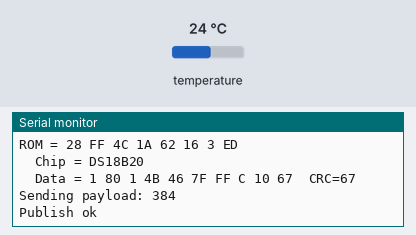
A sketch run on a simulated ESP8266 (NodeMCU). On the bench: the last lines printed to the serial monitor. The inputs (shaded band) are chosen by the test bench; at power-on: temperature 24 °C. WiFi joins after 1.5 s; servers stay silent unless stated; no MQTT or app messages arrive unless stated.

Above: at 2.7 s.
2.8 s: temperature set to 12 °C
At 8.4 s:
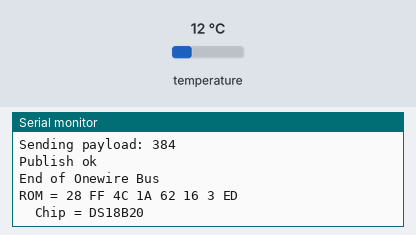
10.1 s: temperature set to 28 °C
At 16.0 s:
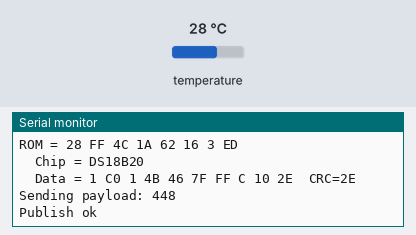
22.1 s: temperature set to 33 °C
At 27.7 s:
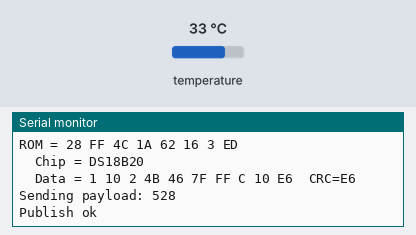
34.2 s: temperature set to 5 °C
At 39.4 s:
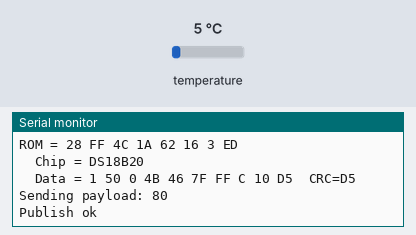
46.3 s: temperature set to 10 °C
At 51.2 s:
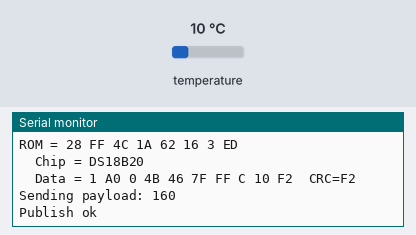
58.4 s: temperature set to 8 °C
At 64.2 s:
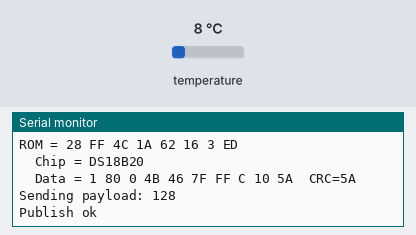
Timing chart, 0 to 65.7 s (numbered marks = the images above; inputs shaded):
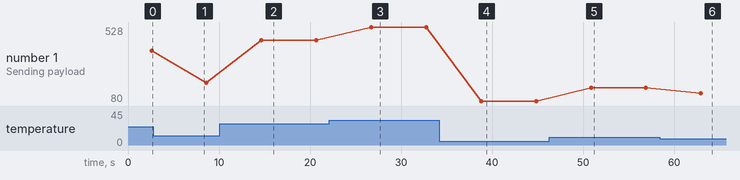

Measured:
- after the input at 10.1 s, the serial monitor: prints a new line after 4.6 s (image 2)
- after the input at 22.1 s, the serial monitor: prints a new line after 4.6 s (image 3)
- after the input at 34.2 s, the serial monitor: prints a new line after 4.6 s (image 4)
- after the input at 46.3 s, the serial monitor: prints a new line after 4.6 s (image 5)
- after the input at 58.4 s, the serial monitor: prints a new line after 4.5 s (image 6)
- plotted number 1: 384 → 192 after the input at 2.8 s, 192 → 448 after the input at 10.1 s, 448 → 528 after the input at 22.1 s, 528 → 80 after the input at 34.2 s, 80 → 160 after the input at 46.3 s

The sketch:

mqtt_esp_1.ino
```cpp
// mqtt_esp8266_ds1820_arduino
// A simple Sketch to read the Temperature from multiple DS18B20 and publish them to a MQTT-Server using a ESP8266.
// Compiles in the Arduino IDE for the ESP8266
// Based on:
// - https://github.com/esp8266/Arduino
// - https://github.com/knolleary/pubsubclient
// - https://gist.github.com/igrr/7f7e7973366fc01d6393
// - The example Sketch for the DS18B20 from the Arduino IDE

#include <PubSubClient.h>
#include <ESP8266WiFi.h>
#include <OneWire.h>

//Basic Wifi and MQTT-Server Information
const char* ssid = "your wifi ssid";
const char* password = "your wifi password";
char* server = "your MQTT Server";

//DS18B20 on GPIO2
OneWire  ds(2);

WiFiClient wifiClient;
PubSubClient client(server, 1883, callback, wifiClient);

void callback(char* topic, byte* payload, unsigned int length) {
  // handle message arrived
}

String macToStr(const uint8_t* mac)
{
  String result;
  for (int i = 0; i < 6; ++i) {
    result += String(mac[i], 16);
    if (i < 5)
      result += ':';
  }
  return result;
}

void setup() {
  Serial.begin(115200);
  delay(10);

  Serial.println();
  Serial.println();
  Serial.print("Connecting to ");
  Serial.println(ssid);

  WiFi.begin(ssid, password);

  while (WiFi.status() != WL_CONNECTED) {
    delay(500);
    Serial.print(".");
  }
  Serial.println("");
  Serial.println("WiFi connected");
  Serial.println("IP address: ");
  Serial.println(WiFi.localIP());

  // Generate client name based on MAC address and last 8 bits of microsecond counter
  String clientName;
  clientName += "esp8266-";
  uint8_t mac[6];
  WiFi.macAddress(mac);
  clientName += macToStr(mac);
  clientName += "-";
  clientName += String(micros() & 0xff, 16);

  Serial.print("Connecting to ");
  Serial.print(server);
  Serial.print(" as ");
  Serial.println(clientName);

  if (client.connect((char*) clientName.c_str())) {
    Serial.println("Connected to MQTT broker");
  }
  else {
    Serial.println("MQTT connect failed");
    Serial.println("Will reset and try again...");
    abort();
  }
}

void loop() {
  byte i;
  byte present = 0;
  byte type_s;
  byte data[12];
  byte addr[8];


//Loop through all DS1820

while(ds.search(addr))
{
  Serial.print("ROM =");

//Topic is built from a static String plus the ID of the DS18B20
  String romcode = "temp/";
  for( i = 0; i < 8; i++) {
    Serial.write(' ');
    Serial.print(addr[i], HEX);
    romcode = romcode + String(addr[i], HEX);
  }

  if (OneWire::crc8(addr, 7) != addr[7]) {
      Serial.println("CRC is not valid!");
      return;
  }
  Serial.println();

// the first ROM byte indicates which chip
  switch (addr[0]) {
    case 0x10:
      Serial.println("  Chip = DS18S20");  // or old DS1820
      type_s = 1;
      break;
    case 0x28:
      Serial.println("  Chip = DS18B20");
      type_s = 0;
      break;
    case 0x22:
      Serial.println("  Chip = DS1822");
      type_s = 0;
      break;
    default:
      Serial.println("Device is not a DS18x20 family device.");
      return;
  }

  ds.reset();
  ds.select(addr);
  ds.write(0x44, 1);        // start conversion, with parasite power on at the end

  delay(1000);     // maybe 750ms is enough, maybe not
  // we might do a ds.depower() here, but the reset will take care of it.

  present = ds.reset();
  ds.select(addr);
  ds.write(0xBE);         // Read Scratchpad

  Serial.print("  Data = ");
  Serial.print(present, HEX);
  Serial.print(" ");
  for ( i = 0; i < 9; i++) {           // we need 9 bytes
    data[i] = ds.read();
    Serial.print(data[i], HEX);
    Serial.print(" ");
  }
  Serial.print(" CRC=");
  Serial.print(OneWire::crc8(data, 8), HEX);
  Serial.println();

  int16_t raw = (data[1] << 8) | data[0];
  if (type_s) {
    raw = raw << 3; // 9 bit resolution default
    if (data[7] == 0x10) {
      // "count remain" gives full 12 bit resolution
      raw = (raw & 0xFFF0) + 12 - data[6];
    }
  } else {
    byte cfg = (data[4] & 0x60);
    // at lower res, the low bits are undefined, so let's zero them
    if (cfg == 0x00) raw = raw & ~7;  // 9 bit resolution, 93.75 ms
    else if (cfg == 0x20) raw = raw & ~3; // 10 bit res, 187.5 ms
    else if (cfg == 0x40) raw = raw & ~1; // 11 bit res, 375 ms
    //// default is 12 bit resolution, 750 ms conversion time
  }

//convert RAW Temperature to String
String raw_temp = String(raw, DEC);

  if (client.connected()){
    Serial.print("Sending payload: ");
    Serial.println(raw_temp);
  }
    if (client.publish((char*) romcode.c_str(), (char*) raw_temp.c_str())) {
      Serial.println("Publish ok");
    }
    else {
      Serial.println("Publish failed");
    }

  delay(5000);
}
//End of the OneWire-Devices, reset Loop
Serial.println("End of Onewire Bus");
ds.reset_search();
return;
}
```
